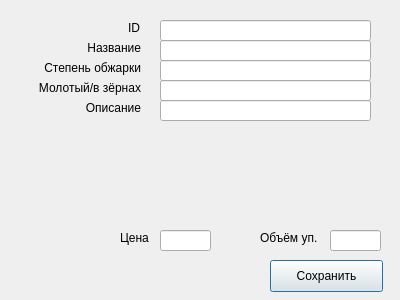
<?xml version="1.0" encoding="UTF-8"?>
<ui version="4.0">
 <class>addEditCoffeeForm</class>
 <widget class="QDialog" name="addEditCoffeeForm">
  <property name="geometry">
   <rect>
    <x>0</x>
    <y>0</y>
    <width>400</width>
    <height>300</height>
   </rect>
  </property>
  <property name="windowTitle">
   <string>Редактировать запись</string>
  </property>
  <widget class="QPushButton" name="saveButton">
   <property name="geometry">
    <rect>
     <x>270</x>
     <y>260</y>
     <width>113</width>
     <height>32</height>
    </rect>
   </property>
   <property name="text">
    <string>Сохранить</string>
   </property>
  </widget>
  <widget class="QLabel" name="label">
   <property name="geometry">
    <rect>
     <x>80</x>
     <y>20</y>
     <width>60</width>
     <height>16</height>
    </rect>
   </property>
   <property name="text">
    <string>ID</string>
   </property>
   <property name="alignment">
    <set>Qt::AlignRight|Qt::AlignTrailing|Qt::AlignVCenter</set>
   </property>
  </widget>
  <widget class="QLabel" name="label_2">
   <property name="geometry">
    <rect>
     <x>30</x>
     <y>40</y>
     <width>111</width>
     <height>16</height>
    </rect>
   </property>
   <property name="text">
    <string>Название</string>
   </property>
   <property name="alignment">
    <set>Qt::AlignRight|Qt::AlignTrailing|Qt::AlignVCenter</set>
   </property>
  </widget>
  <widget class="QLabel" name="label_3">
   <property name="geometry">
    <rect>
     <x>20</x>
     <y>60</y>
     <width>121</width>
     <height>16</height>
    </rect>
   </property>
   <property name="text">
    <string>Степень обжарки</string>
   </property>
   <property name="alignment">
    <set>Qt::AlignRight|Qt::AlignTrailing|Qt::AlignVCenter</set>
   </property>
  </widget>
  <widget class="QLabel" name="label_4">
   <property name="geometry">
    <rect>
     <x>20</x>
     <y>80</y>
     <width>121</width>
     <height>16</height>
    </rect>
   </property>
   <property name="text">
    <string>Молотый/в зёрнах</string>
   </property>
   <property name="alignment">
    <set>Qt::AlignRight|Qt::AlignTrailing|Qt::AlignVCenter</set>
   </property>
  </widget>
  <widget class="QLabel" name="label_5">
   <property name="geometry">
    <rect>
     <x>20</x>
     <y>100</y>
     <width>121</width>
     <height>16</height>
    </rect>
   </property>
   <property name="text">
    <string>Описание</string>
   </property>
   <property name="alignment">
    <set>Qt::AlignRight|Qt::AlignTrailing|Qt::AlignVCenter</set>
   </property>
  </widget>
  <widget class="QLabel" name="label_6">
   <property name="geometry">
    <rect>
     <x>120</x>
     <y>230</y>
     <width>41</width>
     <height>16</height>
    </rect>
   </property>
   <property name="text">
    <string>Цена</string>
   </property>
  </widget>
  <widget class="QLabel" name="label_7">
   <property name="geometry">
    <rect>
     <x>260</x>
     <y>230</y>
     <width>71</width>
     <height>16</height>
    </rect>
   </property>
   <property name="text">
    <string>Объём уп.</string>
   </property>
  </widget>
  <widget class="QLineEdit" name="idLineEdit">
   <property name="geometry">
    <rect>
     <x>160</x>
     <y>20</y>
     <width>211</width>
     <height>21</height>
    </rect>
   </property>
   <property name="readOnly">
    <bool>true</bool>
   </property>
  </widget>
  <widget class="QLineEdit" name="nameLineEdit">
   <property name="geometry">
    <rect>
     <x>160</x>
     <y>40</y>
     <width>211</width>
     <height>21</height>
    </rect>
   </property>
  </widget>
  <widget class="QLineEdit" name="roastLineEdit">
   <property name="geometry">
    <rect>
     <x>160</x>
     <y>60</y>
     <width>211</width>
     <height>21</height>
    </rect>
   </property>
  </widget>
  <widget class="QLineEdit" name="typeLineEdit">
   <property name="geometry">
    <rect>
     <x>160</x>
     <y>80</y>
     <width>211</width>
     <height>21</height>
    </rect>
   </property>
  </widget>
  <widget class="QLineEdit" name="descriptionLineEdit">
   <property name="geometry">
    <rect>
     <x>160</x>
     <y>100</y>
     <width>211</width>
     <height>21</height>
    </rect>
   </property>
  </widget>
  <widget class="QLineEdit" name="priceLineEdit">
   <property name="geometry">
    <rect>
     <x>160</x>
     <y>230</y>
     <width>51</width>
     <height>21</height>
    </rect>
   </property>
  </widget>
  <widget class="QLineEdit" name="volumeLineEdit">
   <property name="geometry">
    <rect>
     <x>330</x>
     <y>230</y>
     <width>51</width>
     <height>21</height>
    </rect>
   </property>
  </widget>
 </widget>
 <resources/>
 <connections/>
</ui>
